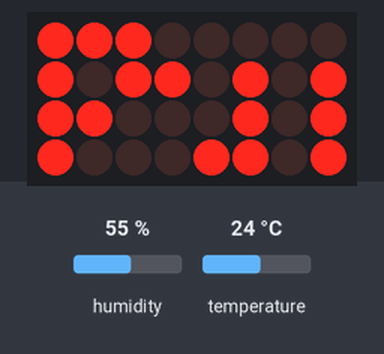
This sketch was run on a simulated Arduino Uno, built with avr-gcc and run on an emulated ATmega328P. Shown: 8×4 LED matrix. Wiring (inferred from the names in the program): LED matrix (orientation assumed): rows pin 6, pin 10, pin 11, pin 12; columns pin 1, pin 2, pin 3, pin 4, pin 5, pin 7, pin 8, pin 9. The inputs (shaded band) are chosen by the test bench; at power-on: temperature 24 °C, humidity 55 %.

Above: at 2.9 s.
3.0 s: temperature set to 12 °C
At 7.4 s:
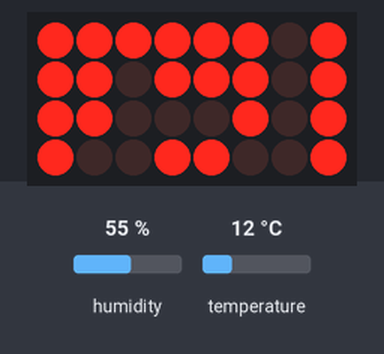
9.2 s: humidity set to 22 %
At 10.9 s:
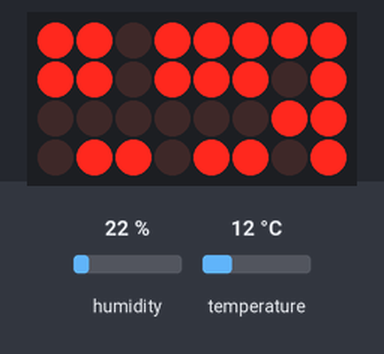
14.2 s: temperature set to 19 °C
At 16.1 s:
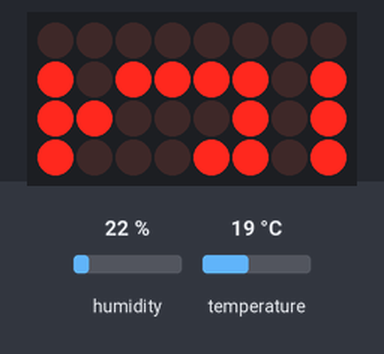
20.4 s: humidity set to 40 %
At 24.6 s:
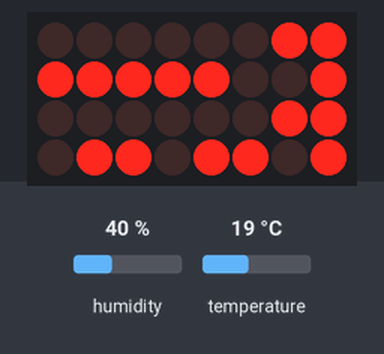
26.6 s: temperature set to 28 °C
At 28.6 s:
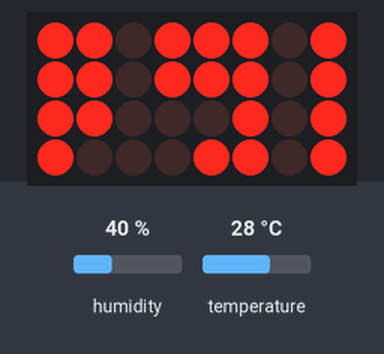
32.8 s: humidity set to 68 %
At 37.2 s:
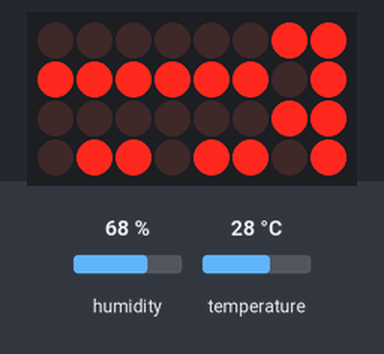
Timing chart, 0 to 38.7 s (numbered marks = the images above; inputs shaded):
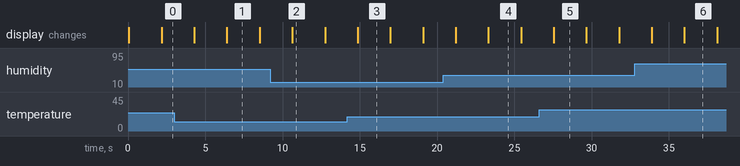

The sketch:

DTH11_display_try2.ino
```cpp
#include "DHT.h"
#define DHTPIN 13
#define DHTTYPE DHT11

int a = 1;
int b = 2;
int c = 3;
int d = 4;
int e = 5;
int f = 6;
int g = 7;
int p = 8;
int dt[] = {9, 10, 11, 12};

unsigned char digitMatrix[] = {0xFC, 0x60, 0xDA, 0xF2, 0x66, 0xB6, 0xBE, 0xE0, 0xFE, 0xF6, 0xEE, 0x3E, 0x9C, 0x7A, 0x9E, 0x8E, 0x6E, 0xC6, 0x01};

//0=0xFC
//1=0x60
//2=0xDA
//3=0xF2
//4=0x66
//5=0xB6
//6=0xBE
//7=0xE0
//8=0xFE
//9=0xF6
//A=0xEE
//b=0x3E
//C=0x9C
//d=0x7A
//E=0x9E
//F=0x8E
//H=0x6E
//Degree=0xC6
//Point=0x01

void displayTemp(int, int, int);

DHT dht(DHTPIN, DHTTYPE);

void setup() {
  pinMode(dt[0], OUTPUT);
  pinMode(dt[1], OUTPUT);
  pinMode(dt[2], OUTPUT);
  pinMode(dt[3], OUTPUT);
  pinMode(a, OUTPUT);
  pinMode(b, OUTPUT);
  pinMode(c, OUTPUT);
  pinMode(d, OUTPUT);
  pinMode(e, OUTPUT);
  pinMode(f, OUTPUT);
  pinMode(g, OUTPUT);
  pinMode(p, OUTPUT);

//  Serial.begin(9600);
//  Serial.println("DHT11 Ready!");

  dht.begin();
}
//void loop(){
//  digitalWrite(dt[0],HIGH);
//  unsigned char matrix = 0xDA;
//  if(matrix & 0x80) { digitalWrite(a,LOW); }
//  else { digitalWrite(a,HIGH); }
//  if(matrix & 0x40) { digitalWrite(b,LOW); }
//  else { digitalWrite(b,HIGH); }
//  if(matrix & 0x20) { digitalWrite(c,LOW); }
//  else { digitalWrite(c,HIGH); }
//  if(matrix & 0x10) { digitalWrite(d,LOW); }
//  else { digitalWrite(d,HIGH); }
//  if(matrix & 0x08) { digitalWrite(e,LOW); }
//  else { digitalWrite(e,HIGH); }
//  if(matrix & 0x04) { digitalWrite(f,LOW); }
//  else { digitalWrite(f,HIGH); }
//  if(matrix & 0x02) { digitalWrite(g,LOW); }
//  else { digitalWrite(g,HIGH); }
//  if(matrix & 0x01) { digitalWrite(p,LOW); }
//  else { digitalWrite(p,HIGH); }
//  delay(1000);
//  digitalWrite(dt[0],LOW);
//}


void loop() {
   int cen = dht.readTemperature();
   DisplayCen(cen);
   int fah = dht.readTemperature(true);
   DisplayFah(fah);
   int hum = dht.readHumidity();
   DisplayHum(hum);
   }
void DisplayCen(int cen){
   int number[] = {cen/10, cen%10, 17, 12};
   for(int j=0;j<500;j++){
     for(int i=0;i<4;i++){
        digitalWrite(dt[i],HIGH);
        unsigned char matrix = digitMatrix[number[i]];
        if(matrix & 0x80) { digitalWrite(a,LOW); }
        else { digitalWrite(a,HIGH); }
        if(matrix & 0x40) { digitalWrite(b,LOW); }
        else { digitalWrite(b,HIGH); }
        if(matrix & 0x20) { digitalWrite(c,LOW); }
        else { digitalWrite(c,HIGH); }
        if(matrix & 0x10) { digitalWrite(d,LOW); }
        else { digitalWrite(d,HIGH); }
        if(matrix & 0x08) { digitalWrite(e,LOW); }
        else { digitalWrite(e,HIGH); }
        if(matrix & 0x04) { digitalWrite(f,LOW); }
        else { digitalWrite(f,HIGH); }
        if(matrix & 0x02) { digitalWrite(g,LOW); }
        else { digitalWrite(g,HIGH); }
        if(matrix & 0x01) { digitalWrite(p,LOW); }
        else { digitalWrite(p,HIGH); }

        delay(1);
        digitalWrite(dt[i],LOW);
      }
    }
}
void DisplayFah(int fah){
   int number[] = {fah/10, fah%10, 17, 15};
   for(int j=0;j<500;j++){
     for(int i=0;i<4;i++){
        digitalWrite(dt[i],HIGH);
        unsigned char matrix = digitMatrix[number[i]];
        if(matrix & 0x80) { digitalWrite(a,LOW); }
        else { digitalWrite(a,HIGH); }
        if(matrix & 0x40) { digitalWrite(b,LOW); }
        else { digitalWrite(b,HIGH); }
        if(matrix & 0x20) { digitalWrite(c,LOW); }
        else { digitalWrite(c,HIGH); }
        if(matrix & 0x10) { digitalWrite(d,LOW); }
        else { digitalWrite(d,HIGH); }
        if(matrix & 0x08) { digitalWrite(e,LOW); }
        else { digitalWrite(e,HIGH); }
        if(matrix & 0x04) { digitalWrite(f,LOW); }
        else { digitalWrite(f,HIGH); }
        if(matrix & 0x02) { digitalWrite(g,LOW); }
        else { digitalWrite(g,HIGH); }
        if(matrix & 0x01) { digitalWrite(p,LOW); }
        else { digitalWrite(p,HIGH); }

        delay(1);
        digitalWrite(dt[i],LOW);
    }
   }
}
void DisplayHum(int hum){
   int number[] = {hum/10, hum%10, 18, 16};
   for(int j=0;j<500;j++){
   for(int i=0;i<4;i++){
      digitalWrite(dt[i],HIGH);
      unsigned char matrix = digitMatrix[number[i]];
      if(matrix & 0x80) { digitalWrite(a,LOW); }
      else { digitalWrite(a,HIGH); }
      if(matrix & 0x40) { digitalWrite(b,LOW); }
      else { digitalWrite(b,HIGH); }
      if(matrix & 0x20) { digitalWrite(c,LOW); }
      else { digitalWrite(c,HIGH); }
      if(matrix & 0x10) { digitalWrite(d,LOW); }
      else { digitalWrite(d,HIGH); }
      if(matrix & 0x08) { digitalWrite(e,LOW); }
      else { digitalWrite(e,HIGH); }
      if(matrix & 0x04) { digitalWrite(f,LOW); }
      else { digitalWrite(f,HIGH); }
      if(matrix & 0x02) { digitalWrite(g,LOW); }
      else { digitalWrite(g,HIGH); }
      if(matrix & 0x01) { digitalWrite(p,LOW); }
      else { digitalWrite(p,HIGH); }

      delay(1);
      digitalWrite(dt[i],LOW);
    }
  }
}
//       digitalWrite(dt[1],HIGH);
//    matrix =  digitMatrix[number[1]];
//      if(matrix & 0x80) { digitalWrite(a,LOW); }
//      else { digitalWrite(a,HIGH); }
//      if(matrix & 0x40) { digitalWrite(b,LOW); }
//      else { digitalWrite(b,HIGH); }
//      if(matrix & 0x20) { digitalWrite(c,LOW); }
//      else { digitalWrite(c,HIGH); }
//      if(matrix & 0x10) { digitalWrite(d,LOW); }
//      else { digitalWrite(d,HIGH); }
//      if(matrix & 0x08) { digitalWrite(e,LOW); }
//      else { digitalWrite(e,HIGH); }
//      if(matrix & 0x04) { digitalWrite(f,LOW); }
//      else { digitalWrite(f,HIGH); }
//      if(matrix & 0x02) { digitalWrite(g,LOW); }
//      else { digitalWrite(g,HIGH); }
//      if(matrix & 0x01) { digitalWrite(p,LOW); }
//      else { digitalWrite(p,HIGH); }
//
//      delay(1000);
// digitalWrite(dt[2],HIGH);
//    matrix =  digitMatrix[number[2]];
//      if(matrix & 0x80) { digitalWrite(a,LOW); }
//      else { digitalWrite(a,HIGH); }
//      if(matrix & 0x40) { digitalWrite(b,LOW); }
//      else { digitalWrite(b,HIGH); }
//      if(matrix & 0x20) { digitalWrite(c,LOW); }
//      else { digitalWrite(c,HIGH); }
//      if(matrix & 0x10) { digitalWrite(d,LOW); }
//      else { digitalWrite(d,HIGH); }
//      if(matrix & 0x08) { digitalWrite(e,LOW); }
//      else { digitalWrite(e,HIGH); }
//      if(matrix & 0x04) { digitalWrite(f,LOW); }
//      else { digitalWrite(f,HIGH); }
//      if(matrix & 0x02) { digitalWrite(g,LOW); }
//      else { digitalWrite(g,HIGH); }
//      if(matrix & 0x01) { digitalWrite(p,LOW); }
//      else { digitalWrite(p,HIGH); }
//
//      delay(1000);
//      digitalWrite(dt[3],HIGH);
//    matrix =  digitMatrix[number[3]];
//      if(matrix & 0x80) { digitalWrite(a,LOW); }
//      else { digitalWrite(a,HIGH); }
//      if(matrix & 0x40) { digitalWrite(b,LOW); }
//      else { digitalWrite(b,HIGH); }
//      if(matrix & 0x20) { digitalWrite(c,LOW); }
//      else { digitalWrite(c,HIGH); }
//      if(matrix & 0x10) { digitalWrite(d,LOW); }
//      else { digitalWrite(d,HIGH); }
//      if(matrix & 0x08) { digitalWrite(e,LOW); }
//      else { digitalWrite(e,HIGH); }
//      if(matrix & 0x04) { digitalWrite(f,LOW); }
//      else { digitalWrite(f,HIGH); }
//      if(matrix & 0x02) { digitalWrite(g,LOW); }
//      else { digitalWrite(g,HIGH); }
//      if(matrix & 0x01) { digitalWrite(p,LOW); }
//      else { digitalWrite(p,HIGH); }
//
//      delay(1000);


//*/
```

Measured:
- after the input at 3.0 s, the display: first differs from a run without the input after 3.4 s (image 1)
- after the input at 9.2 s, the display: changes after 1.4 s (image 2)
- after the input at 14.2 s, the display: changes after 0.66 s (image 3)
- after the input at 20.4 s, the display: first differs from a run without the input after 2.9 s (image 4)
- after the input at 26.6 s, the display: changes after 0.94 s (image 5)
- after the input at 32.8 s, the display: first differs from a run without the input after 3.2 s (image 6)
- what the display in image 1 shows lasts 2.1 s, from 6.4 s to 8.5 s
